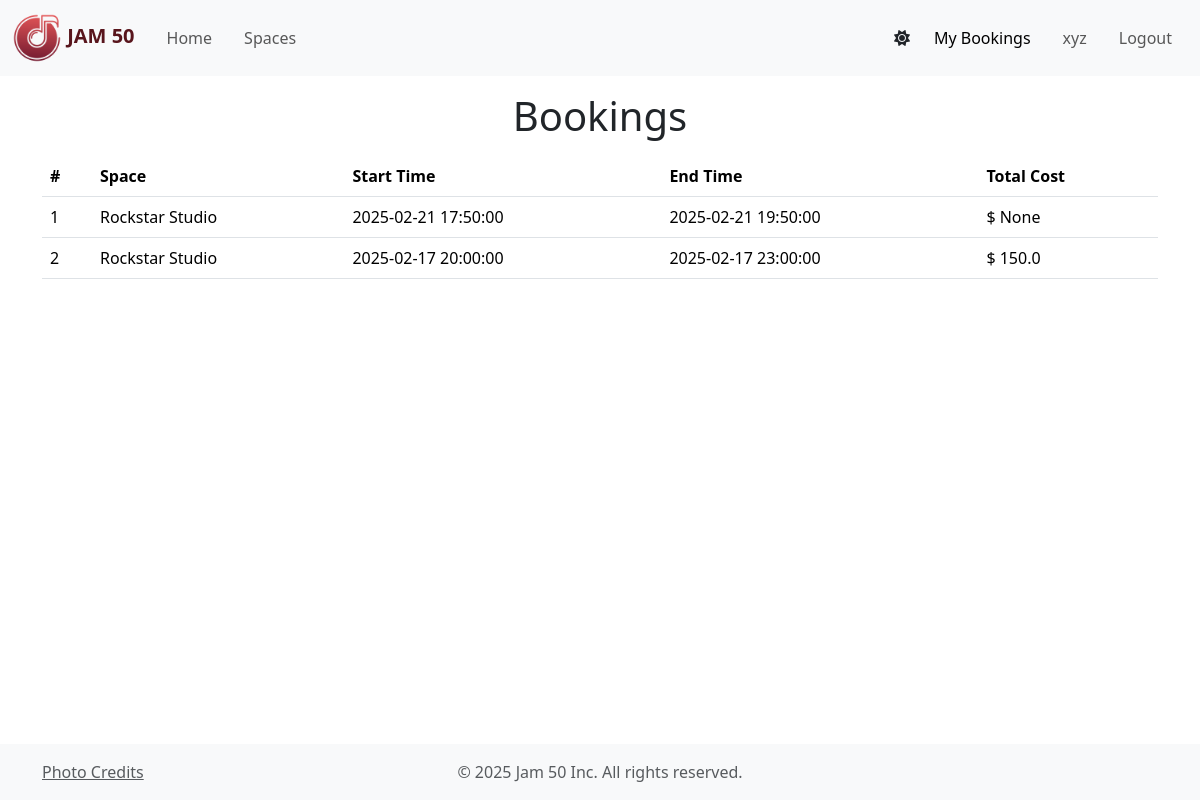
The app's page /bookings (signed in) with its own data.
### models.py (models this page shows)
class Booking(db.Model):
    __tablename__ = 'bookings'
    id = db.Column(db.Integer, primary_key=True)
    space_id = db.Column(db.Integer, db.ForeignKey('spaces.id'), nullable=False)
    user_id = db.Column(db.Integer, db.ForeignKey('users.id'), nullable=False)
    start_time = db.Column(db.DateTime, nullable=False)
    end_time = db.Column(db.DateTime, nullable=False)
    total_cost = db.Column(db.Float)
    status = db.Column(db.String(20))
    created_at = db.Column(db.DateTime, default=datetime.now)

### app.py (the view)
@app.route("/bookings")
@login_required
def bookings():
    user_id = session.get("user_id")
    bookings = db.session.query(Booking).filter_by(user_id=user_id).all()
    for booking in bookings:
        space = db.session.query(Space).get(booking.space_id)
        booking.space_name = space.name
    return render_template("bookings.html", bookings=bookings)

### helpers.py (called while the page is built)
def login_required(f):
    @wraps(f)
    def decorated_function(*args, **kwargs):
        if session.get("user_id") is None:
            return redirect("/login")
        return f(*args, **kwargs)
    return decorated_function

### templates/bookings.html (shortened to what this page needs)
{% extends "layout.html" %}
{% block main %}
    <p class="h1 text-center mb-3">Bookings</p>
    {% if bookings %}
    <div class="container d-flex justify-content-start gap-5">
        <table class="table">
            <thead>
                <tr>
                <th scope="col">#</th>
                <th scope="col">Space</th>
                <th scope="col">Start Time</th>
                <th scope="col">End Time</th>
                <th scope="col">Total Cost</th>
                </tr>
            </thead>
            <tbody>
                {% for booking in bookings %}
                <tr>
                    <td>{{ booking.id }}</td>
                    <td>{{ booking.space_name }}</td>
                    <td>{{ booking.start_time }}</td>
                    <td>{{ booking.end_time }}</td>
                    <td>$ {{ booking.total_cost }}</td>
                </tr>
                {% endfor %}
            </tbody>
            </table>
    </div>
    {% endif %}
{% endblock %}

### templates/layout.html (shortened to what this page needs)
<!DOCTYPE html>
<html lang="en" data-bs-theme="dark">
  <head>
    <link
      href="https://cdn.jsdelivr.net/npm/bootstrap@5.3.3/dist/css/bootstrap.min.css"
      rel="stylesheet"
    />
    <link
      rel="stylesheet"
      href="https://cdnjs.cloudflare.com/ajax/libs/font-awesome/6.0.0/css/all.min.css"
    />
    <link href="/static/styles.css" rel="stylesheet" />
  </head>
  <body class="d-flex flex-column min-vh-100">
    <nav class="navbar navbar-expand-lg bg-body-tertiary mb-3">
      <div class="container-fluid">
        <a class="navbar-brand" href="/">
          <img
            src="/static/music.png"
            alt="Logo"
            width="50"
            height="50"
            class="d-inline-block align-text-center"
          />
          <b class="text-danger-emphasis">JAM 50</b>
        </a>
        <div class="collapse navbar-collapse" id="navbarNav">
          <ul class="navbar-nav me-auto mb-2 mb-lg-0">
            <li class="p-2 nav-item">
              <a class="nav-link {{ 'active' if request.path == url_for('index') else '' }}" href="/">Home</a>
            </li>
            <li class="p-2 nav-item">
              <a class="nav-link {{ 'active' if request.path == url_for('spaces') else '' }}" href="/spaces">Spaces</a>
            </li>
          </ul>
          <ul class="navbar-nav d-flex align-items-center">
            <div id="darkModeToggle">
              <i id="darkModeIcon" class="fas fa-sun p-2" style="cursor: pointer;"></i>
            </div>
            {% if session.get("username") %}
              {% if session.get("username") == "admin" %}
              <li class="p-2 nav-item mr-100">
                <a class="nav-link {{ 'active' if request.path == url_for('add_space') else '' }}" href="/add_space">Add Space</a>
              </li>
              {% else %}
              <li class="p-2 nav-item mr-100">
                <a class="nav-link {{ 'active' if request.path == url_for('bookings') else '' }}" href="/bookings">My Bookings</a>
              </li>
              {% endif %}
            <li class="p-2 nav-item mr-100">
              <a class="nav-link">{{ session.get("username") }}</a>
            </li>
            <li class="p-2 nav-item mr-100">
              <a class="nav-link" href="/logout">Logout</a>
            </li>
            {% endif %}
          </ul>
        </div>
      </div>
    </nav>
    <main>{% block main %}{% endblock %}</main>
    <footer class="mt-auto bg-body-tertiary py-3">
      <div class="container">
        <div class="row row-cols-1 row-cols-md-3 g-3 align-items-center">
          <div class="col text-center text-md-start">
            <a href="/credits" class="text-muted">Photo Credits</a>
          </div>
          <div class="col text-center">
            <p class="text-muted mb-0">&copy; 2025 Jam 50 Inc. All rights reserved.</p>
          </div>
        </div>
      </div>
    </footer>
  </body>
</html>

### records on screen
Booking: id "1", space_name "Rockstar Studio", start_time "2025-02-21 17:50:00", end_time "2025-02-21 19:50:00", total_cost "None"
Booking: id "2", space_name "Rockstar Studio", start_time "2025-02-17 20:00:00", end_time "2025-02-17 23:00:00", total_cost "150.0"

### other values on screen
{{ session.get("username") }} "xyz"
